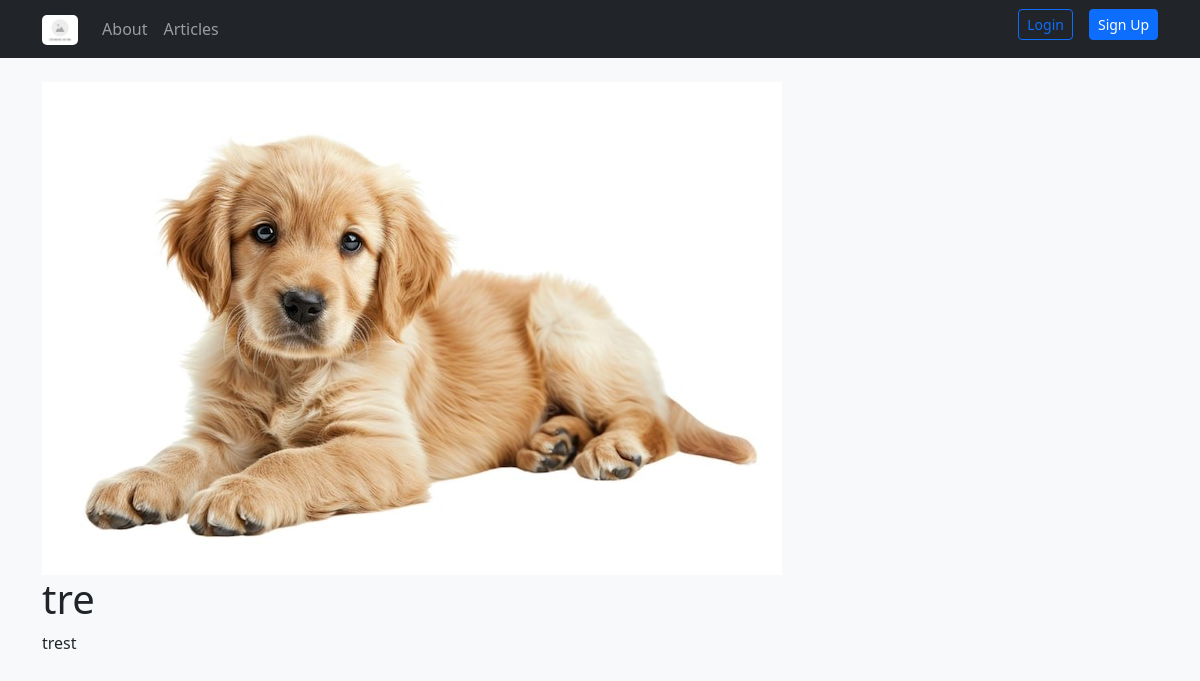
The page /articles/tre-rr5h on the database its author committed.
### articles/models.py (models this page shows, shortened)
class Article(models.Model):
    title = models.CharField(max_length=200)
    slug = models.SlugField()
    body = models.TextField()
    date = models.DateTimeField(auto_now_add=True)
    thumbnail = models.ImageField(upload_to='images/', blank=True, default='images/default.jpg')
    author = models.ForeignKey(User, default=None, on_delete=models.CASCADE)

### articles/views.py (the view)
# urls.py: path('<slug:slug>', views.article_item, name='article_detail'),
def article_item(request, slug):
    article = Article.objects.get(slug=slug)
    return render(request, 'articles/article_item.html', {'article': article})

### articles/templates/articles/article_item.html (shortened to what this page needs)
{% extends "base_layout.html" %}
{% load static %}
{% block content %}
    <div class="article-detail">
        <img src="{{ article.thumbnail.url }}" alt="">
        <h1>{{ article.title }}</h1>
        <p>{{ article.body }}</p>
    </div>
{% endblock content %}

### static/css/style.css (style rules this page uses)
body { background-color: #f8f9fa; }

### rows shown on the page
Article: thumbnail (placeholder picture), title "tre", body "trest"
